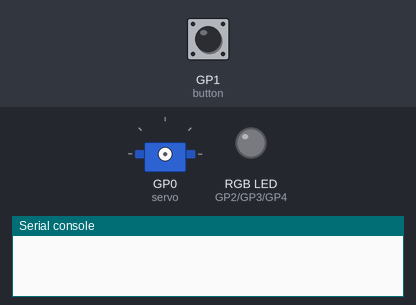
Simulated run of this program. Board: Raspberry Pi Pico running MicroPython. On the bench: servo, an RGB LED mixed from three pins (HIGH = lit), the last lines printed to the serial console. The test bench sets the inputs (shaded band); at power-on: GP1 (button) LOW. Dim RGB values are drawn brighter than linear; random numbers come from a fixed seed; servo angles are drawn from the pulse width (0.5 ms = 0°, 2.5 ms = 180°).

Above: at 1.2 s.
1.3 s: GP1 (button) pulled HIGH for 3.2 s
At 5.1 s:
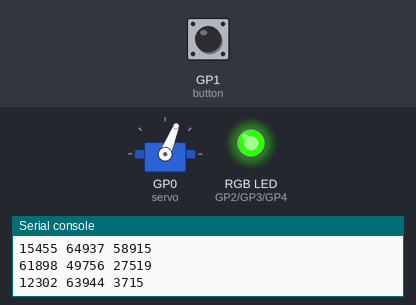
6.0 s: GP1 (button) pulled HIGH for 0.15 s
At 6.8 s:
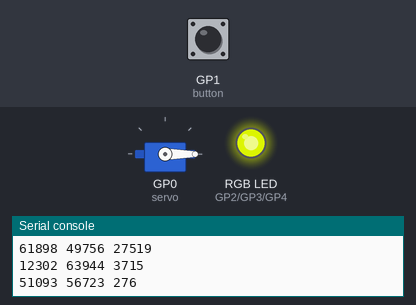
7.6 s: GP1 (button) pulled HIGH for 1 s
At 8.7 s:
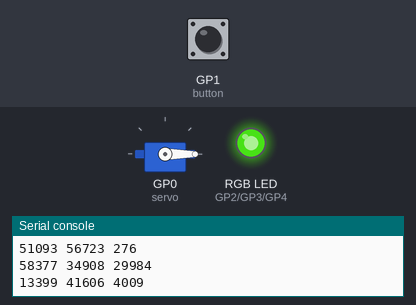
10.1 s: GP1 (button) pulled HIGH for 0.15 s
At 11.2 s:
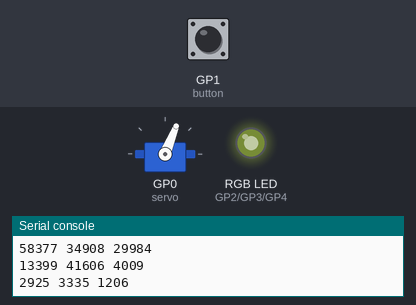
11.7 s: GP1 (button) pulled HIGH for 0.15 s
At 12.4 s:
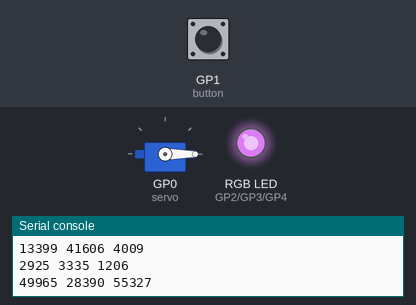
13.3 s: GP1 (button) pulled HIGH for 1 s
At 15.4 s:
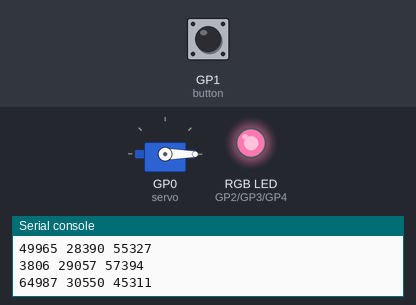
Timing chart, 0 to 16.8 s (numbered marks = the images above; inputs shaded):
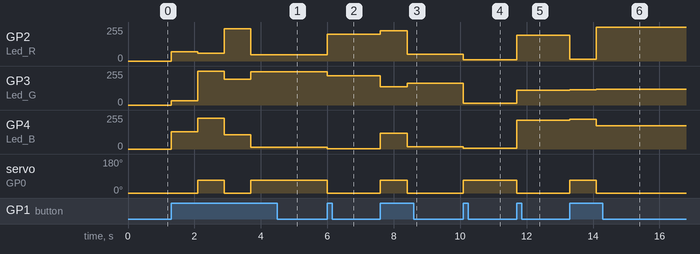

The program:

housectrl.py
```python
from machine import Pin, PWM
import utime
import random

servo = PWM(Pin(0))
servo.freq(50)

stav = 0

button = Pin(1, Pin.IN, Pin.PULL_DOWN)

def dvere_otevrit():

    servo.duty_u16(1475)

def dvere_zavrit():
    servo.duty_u16(4100)

def door_switch(stav):
    if(stav == 1):
        dvere_zavrit()
    else:
        dvere_otevrit()
    return not stav


Led_R = PWM(Pin(2))
Led_G = PWM(Pin(3))
Led_B = PWM(Pin(4))
# Define the frequency
Led_R.freq(2000)
Led_G.freq(2000)
Led_B.freq(2000)

while True:
    if button.value():
        stav = door_switch(stav)

        R=random.randint(0,65535)
        G=random.randint(0,65535)
        B=random.randint(0,65535)
        print(R,G,B)
        Led_R.duty_u16(R)
        Led_G.duty_u16(G)
        Led_B.duty_u16(B)
        utime.sleep_ms(800)
```

Measured:
- after the input at 1.3 s, GP2 (Led_R): 0/255 → 69/255 at once, → 60/255 0.80 s later, → 241/255 0.80 s later, → 48/255 0.80 s later; GP3 (Led_G): 0/255 → 32/255 at once, → 253/255 0.80 s later, → 194/255 0.80 s later, → 249/255 0.80 s later
- after the input at 6.0 s, GP2 (Led_R): 48/255 → 199/255 at once; GP3 (Led_G): 249/255 → 221/255 at once; GP4 (Led_B): 14/255 → 1/255 at once; servo on GP0 (servo): 68° → 0° at once
- after the input at 7.6 s, GP2 (Led_R): 199/255 → 227/255 at once, → 52/255 0.80 s later; GP3 (Led_G): 221/255 → 136/255 at once, → 162/255 0.80 s later; GP4 (Led_B): 1/255 → 117/255 at once, → 16/255 0.80 s later; servo on GP0 (servo): 0° → 68° at once, → 0° 0.80 s later
- after the input at 10.1 s, GP2 (Led_R): 52/255 → 11/255 at once; GP3 (Led_G): 162/255 → 13/255 at once; GP4 (Led_B): 16/255 → 5/255 at once; servo on GP0 (servo): 0° → 68° at once
- after the input at 11.7 s, GP2 (Led_R): 11/255 → 194/255 at once; GP3 (Led_G): 13/255 → 110/255 at once; GP4 (Led_B): 5/255 → 215/255 at once; servo on GP0 (servo): 68° → 0° at once
- after the input at 13.3 s, GP2 (Led_R): 194/255 → 15/255 at once, → 253/255 0.80 s later; GP3 (Led_G): 110/255 → 113/255 at once, → 119/255 0.80 s later; GP4 (Led_B): 215/255 → 223/255 at once, → 176/255 0.80 s later; servo on GP0 (servo): 0° → 68° at once, → 0° 0.80 s later
